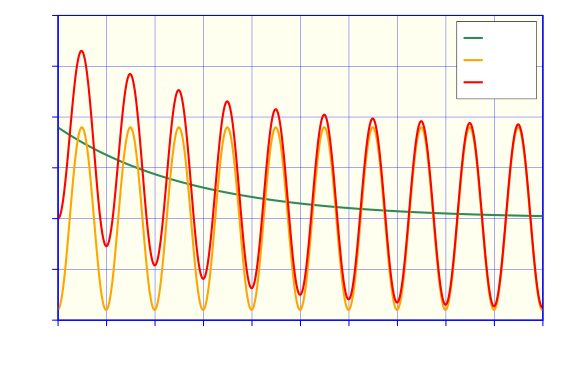

The gnuplot source for this figure:
#!/gnuplot
#
#    
#    	G N U P L O T
#    	Version 5.2 patchlevel 7    last modified 2019-05-29 
#    
#    	Copyright (C) 1986-1993, 1998, 2004, 2007-2018
#    	Thomas Williams, Colin Kelley and many others
#    
#    	gnuplot home:     http://www.gnuplot.info
#    	faq, bugs, etc:   type "help FAQ"
#    	immediate help:   type "help"  (plot window: hit 'h')
# set terminal windows 0 color solid butt enhanced
# set output
unset clip points
set clip one
unset clip two
set bar 1.000000 front
set border front linecolor rgb "blue"  linewidth 3.000 dashtype solid
set zdata 
set ydata 
set xdata 
set y2data 
set x2data 
set boxwidth
set style fill  empty border
set style rectangle back fc  bgnd fillstyle   solid 1.00 border lt -1
set style circle radius graph 0.02, first 0.00000, 0.00000 
set style ellipse size graph 0.05, 0.03, first 0.00000 angle 0 units xy
set dummy x, y
set format x "% h" 
set format y "% .0f" 
set format x2 "% h" 
set format y2 "% h" 
set format z "% h" 
set format cb "% h" 
set format r "% h" 
set timefmt "%d/%m/%y,%H:%M"
set angles radians
set grid back nopolar xtics nomxtics ytics nomytics noztics nomztics
set grid nox2tics nomx2tics noy2tics nomy2tics nocbtics nomcbtics
set grid linecolor "blue" linetype 1 linewidth 1.00 
set raxis
set style parallel front  lt black linewidth 2.000 dashtype solid
set key title ""
set key inside right top vertical Left reverse enhanced box
set key noinvert samplen 2 spacing 1.5 width 0 height 0.5 
set key maxcolumns 0 maxrows 0
set key opaque
unset label
unset arrow
set style increment default
unset style line
unset style arrow
set style histogram clustered gap 2 title textcolor lt -1
unset object
set style textbox transparent margins  1.0,  1.0 border
unset logscale
set offsets 0, 0, 0, 0
set pointsize 1
set pointintervalbox 1
set encoding default
unset polar
unset parametric
set decimalsign ','
set view 60, 30, 1, 1
set samples 800, 800
set isosamples 10, 10
set surface 
unset contour
set cntrlabel  format '%8.3g' font '' start 5 interval 20
set mapping cartesian
set datafile separator whitespace
unset hidden3d
set cntrparam order 4
set cntrparam linear
set cntrparam levels auto 5
set cntrparam points 5
set size ratio 0 1,1
set origin 0,0
set style data points
set style function lines
unset xzeroaxis
unset yzeroaxis
unset zzeroaxis
unset x2zeroaxis
unset y2zeroaxis
set ticslevel 0.5
set tics scale  1, 0.5, 1, 1, 1
set mxtics default
set mytics default
set mztics default
set mx2tics default
set my2tics default
set mcbtics default
set mrtics default
set xtics border out scale 1,0.5 nomirror norotate  autojustify
set xtics 0.00000,20,200.000 norangelimit textcolor rgb "black" 
set ytics border out scale 1,0.5 nomirror norotate  autojustify
set ytics -40.0000,20,80.0000 norangelimit textcolor rgb "black" 
set ztics border out scale 1,0.5 nomirror norotate  autojustify
set ztics autofreq  norangelimit textcolor rgb "black" 
unset x2tics
unset y2tics
set cbtics border out scale 1,0.5 nomirror norotate  autojustify
set cbtics autofreq  norangelimit textcolor rgb "black" 
set rtics axis out scale 1,0.5 nomirror norotate  autojustify
set rtics autofreq  norangelimit textcolor rgb "black" 
set paxis 1 tics border out scale 1,0.5 nomirror norotate  autojustify
set paxis 1 tics autofreq  rangelimit textcolor rgb "black" 
set paxis 2 tics border out scale 1,0.5 nomirror norotate  autojustify
set paxis 2 tics autofreq  rangelimit textcolor rgb "black" 
set paxis 3 tics border out scale 1,0.5 nomirror norotate  autojustify
set paxis 3 tics autofreq  rangelimit textcolor rgb "black" 
set paxis 4 tics border out scale 1,0.5 nomirror norotate  autojustify
set paxis 4 tics autofreq  rangelimit textcolor rgb "black" 
set paxis 5 tics border out scale 1,0.5 nomirror norotate  autojustify
set paxis 5 tics autofreq  rangelimit textcolor rgb "black" 
set paxis 6 tics border out scale 1,0.5 nomirror norotate  autojustify
set paxis 6 tics autofreq  rangelimit textcolor rgb "black" 
set paxis 7 tics border out scale 1,0.5 nomirror norotate  autojustify
set paxis 7 tics autofreq  rangelimit textcolor rgb "black" 
set title "" 
set title  font "" norotate
set timestamp bottom 
set timestamp "" 
set timestamp  font "" norotate
set rrange [ * : * ] noreverse nowriteback
set trange [ * : * ] noreverse nowriteback
set urange [ * : * ] noreverse nowriteback
set vrange [ * : * ] noreverse nowriteback
set xlabel '$t\, / \,\unit{ms}$'
set xlabel  font "" textcolor lt -1 norotate
set x2label "" 
set x2label  font "" textcolor lt -1 norotate
set xrange [ 0.00000 : 200.000 ] noreverse nowriteback
set x2range [ 0.00000 : 200.000 ] noreverse nowriteback
set ylabel  '$i\ped{dc}(t)\, / \,\unit{kA}, \quad i\ped{ac}(t)\, / \,\unit{kA}, \quad i(t)\, / \,\unit{kA}$'offset -1,0
set ylabel  font "" textcolor lt -1 rotate by -270
set y2label "" 
set y2label  font "" textcolor lt -1 rotate by -270
set yrange [ -40.0000 : 80.0000 ] noreverse nowriteback
set y2range [ -40.0000 : 80.0000 ] noreverse nowriteback
set zlabel "" 
set zlabel  font "" textcolor lt -1 norotate
set zrange [ * : * ] noreverse nowriteback
set cblabel "" 
set cblabel  font "" textcolor lt -1 rotate by -270
set cbrange [ * : * ] noreverse nowriteback
set paxis 1 range [ * : * ] noreverse nowriteback
set paxis 2 range [ * : * ] noreverse nowriteback
set paxis 3 range [ * : * ] noreverse nowriteback
set paxis 4 range [ * : * ] noreverse nowriteback
set paxis 5 range [ * : * ] noreverse nowriteback
set paxis 6 range [ * : * ] noreverse nowriteback
set paxis 7 range [ * : * ] noreverse nowriteback
set zero 1e-008
set lmargin  -1
set bmargin  -1
set rmargin  -1
set tmargin  -1
set locale "Catalan_Spain.1252"
set pm3d explicit at s
set pm3d scansautomatic
set pm3d interpolate 1,1 flush begin noftriangles noborder corners2color mean
set palette positive nops_allcF maxcolors 0 gamma 1.5 color model RGB 
set palette rgbformulae 7, 5, 15
set colorbox default
set colorbox vertical origin screen 0.9, 0.2, 0 size screen 0.05, 0.6, 0 front bdefault
set style boxplot candles range  1.50 outliers pt 7 separation 1 labels auto unsorted
set loadpath 
set fontpath 
set psdir
set fit brief errorvariables nocovariancevariables errorscaling prescale nowrap v5
GNUTERM = "windows"
ARGC = 0
ARG0 = ""
set terminal cairolatex pdf size 14.5cm,9.5cm
set output "Cap-Fonaments-RL-Serie-Curtcircuit-Exemple.tex"
set object rectangle from 0,-40 to 200,80 fillstyle solid fillcolor rgb "#FFFFF0" behind
idc(x) = 35.8948169*exp(-0.018*x)
iac(x) = 35.9536865*sin(0.3141593*x-1.5136)
plot  idc(x) linecolor rgb "sea-green" linewidth 6.000 title '$i\ped{dc}(t)$', iac(x)  linecolor rgb "orange" linewidth 6.000 title '$i\ped{ac}(t)$', iac(x)+idc(x) linecolor rgb "red" linewidth 6.000 title '$i(t)$'
#    EOF
